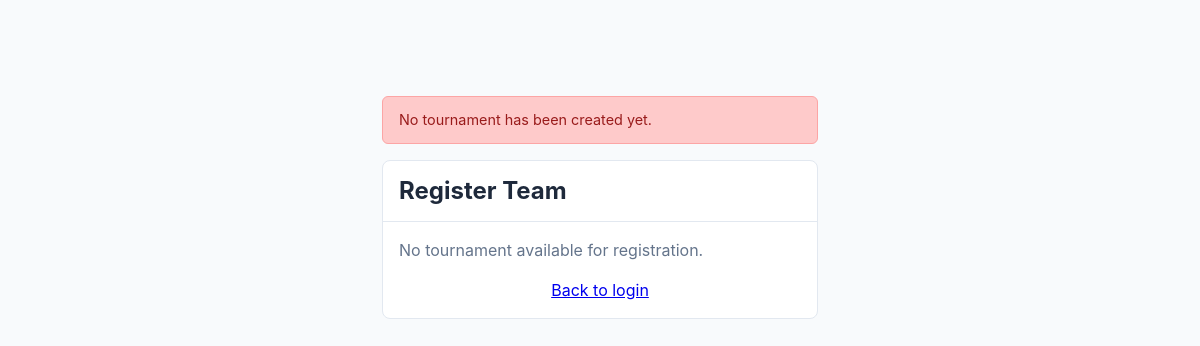
Page /register/ on the earlier database version.
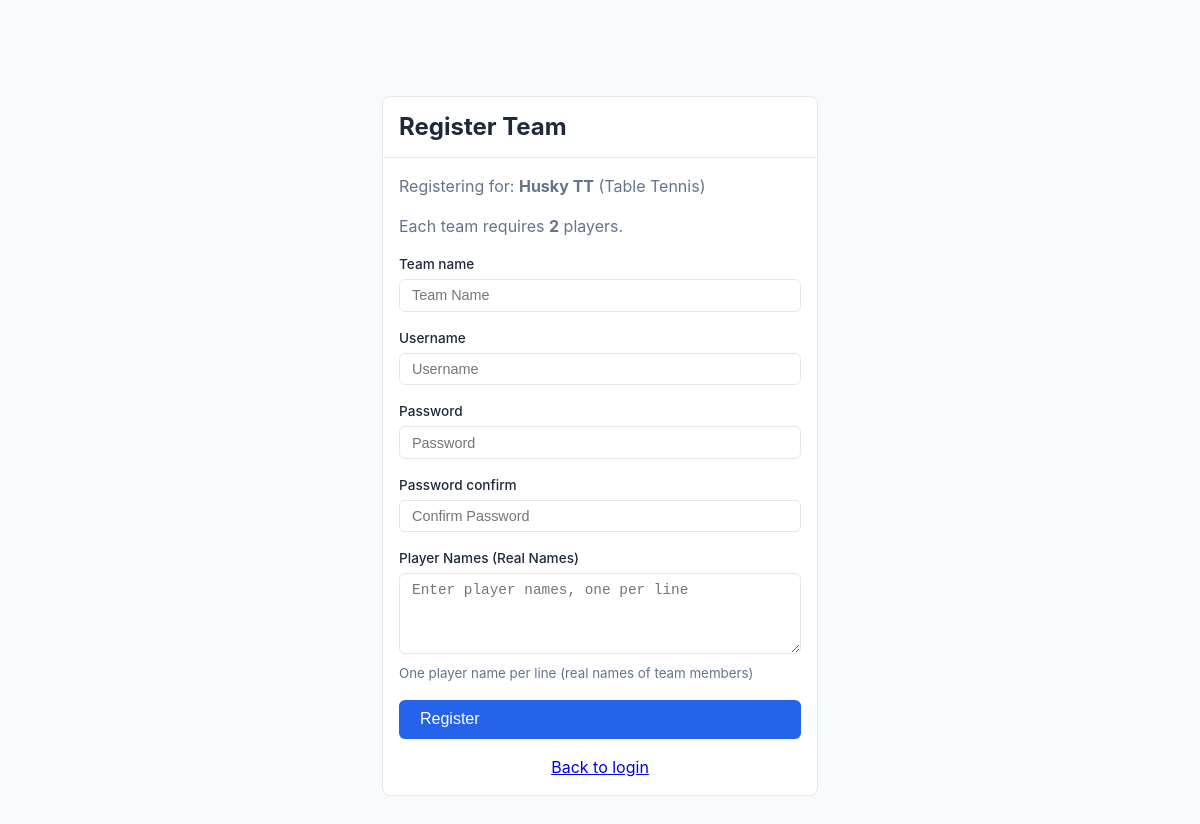
Same page on the later database version.
### core/models.py (models this page shows, shortened)
class Tournament(models.Model):
    FORMAT_CHOICES = [
        ("round_robin", "Round Robin"),
        ("double_round_robin", "Double Round Robin"),
        ("knockout", "Knockout"),
        ("double_elimination", "Double Elimination"),
        ("consolation", "Consolation"),
        ("hybrid", "Hybrid (Groups + Knockout)"),
    ]
    SPORT_CHOICES = [
        ("badminton", "Badminton"),
        ("tennis", "Tennis"),
        ("volleyball", "Volleyball"),
        ("basketball", "Basketball"),
        ("soccer", "Soccer"),
        ("cricket", "Cricket"),
        ("table_tennis", "Table Tennis"),
        ("other", "Other"),
    ]
    WITHDRAWAL_POLICY_CHOICES = [
        ("forfeit", "Forfeit remaining matches"),
        ("void", "Void remaining matches"),
    ]
    name = models.CharField(max_length=200)
    sport_type = models.CharField(
        max_length=30, choices=SPORT_CHOICES, default="other",
        help_text="Type of sport for this tournament",
    )
    format = models.CharField(max_length=30, choices=FORMAT_CHOICES)
    players_per_team = models.IntegerField(
        default=1, help_text="Number of players required per team",
    )
    status = models.CharField(
        max_length=20,
        choices=[
            ("setup", "Setup"),
            ("active", "Active"),
            ("completed", "Completed"),
        ],
        default="setup",
    )
    created_at = models.DateTimeField(auto_now_add=True)
    started_at = models.DateTimeField(null=True, blank=True)
    completed_at = models.DateTimeField(null=True, blank=True)
    points_per_win = models.IntegerField(default=3)
    points_per_loss = models.IntegerField(default=0)
    points_per_draw = models.IntegerField(default=1)
    tiebreaker_order = models.TextField(
        default='["game_diff", "games_won", "head_to_head"]'
    )
    num_groups = models.IntegerField(default=2, help_text="For hybrid format")
    teams_per_group_advance = models.IntegerField(
        default=2, help_text="Teams advancing from each group"
    )
    withdrawal_policy = models.CharField(
        max_length=20, choices=WITHDRAWAL_POLICY_CHOICES, default="forfeit"
    )
    default_match_duration = models.IntegerField(
        default=30, help_text="Minutes per match"
    )

### core/views.py (the view)
# urls.py: path("register/", views.register_view, name="register"),
def register_view(request):
    tournament = _get_tournament()
    if not tournament:
        messages.error(request, "No tournament has been created yet.")
        return render(request, "core/register.html", {"form": TeamRegistrationForm()})
    if request.method == "POST":
        form = TeamRegistrationForm(request.POST)
        if form.is_valid():
            team_name = form.cleaned_data["team_name"]
            if Team.objects.filter(tournament=tournament, name=team_name).exists():
                form.add_error("team_name", "Team name already exists in this tournament.")
                return render(request, "core/register.html", {
                    "form": form,
                    "tournament": tournament,
                    "players_per_team": tournament.players_per_team if tournament else 1,
                })
            user = User.objects.create_user(
                username=form.cleaned_data["username"],
                password=form.cleaned_data["password"],
            )
            team = Team.objects.create(
                user=user,
                tournament=tournament,
                name=team_name,
            )
            player_names_text = form.cleaned_data.get("player_names", "").strip()
            if player_names_text:
                for pname in player_names_text.split("\n"):
                    pname = pname.strip()
                    if pname:
                        Player.objects.create(team=team, name=pname)
            log_action(request, "team_registered",
                       f"Team '{form.cleaned_data['team_name']}' registered",
                       tournament=tournament)
            login(request, user)
            return redirect("dashboard")
    else:
        form = TeamRegistrationForm()
    return render(request, "core/register.html", {
        "form": form, "tournament": tournament,
        "players_per_team": tournament.players_per_team if tournament else 1,
    })

### core/forms.py (shortened to what this page needs)
class TeamRegistrationForm(forms.Form):
    team_name = forms.CharField(
        max_length=100,
        widget=forms.TextInput(attrs={"class": "form-control", "placeholder": "Team Name"})
    )
    username = forms.CharField(
        max_length=150,
        widget=forms.TextInput(attrs={"class": "form-control", "placeholder": "Username"})
    )
    password = forms.CharField(
        widget=forms.PasswordInput(attrs={"class": "form-control", "placeholder": "Password"})
    )
    password_confirm = forms.CharField(
        widget=forms.PasswordInput(attrs={"class": "form-control", "placeholder": "Confirm Password"})
    )
    player_names = forms.CharField(
        required=False,
        widget=forms.Textarea(attrs={
            "class": "form-control", "rows": 4,
            "placeholder": "Enter player names, one per line"
        }),
        help_text="One player name per line (real names of team members)"
    )

### core/views.py (called while the page is built)
def _get_tournament():
    return Tournament.objects.order_by("-created_at").first()

### templates/core/register.html (shortened to what this page needs)
{% extends "core/base.html" %}
{% block public_content %}
<div class="card">
    <div class="card-header"><h2>Register Team</h2></div>
    <div class="card-body">
        {% if tournament %}
        <p class="text-muted mb-2">Registering for: <strong>{{ tournament.name }}</strong> ({{ tournament.get_sport_type_display }})</p>
        {% if tournament.players_per_team > 1 %}
        <p class="text-muted mb-2">Each team requires <strong>{{ tournament.players_per_team }}</strong> players.</p>
        {% endif %}
        <form method="post">
            <div class="form-group">
                <label for="{{ form.team_name.id_for_label }}">{{ form.team_name.label }}</label>
                {{ form.team_name }}
            </div>
            <div class="form-group">
                <label for="{{ form.username.id_for_label }}">{{ form.username.label }}</label>
                {{ form.username }}
            </div>
            <div class="form-group">
                <label for="{{ form.password.id_for_label }}">{{ form.password.label }}</label>
                {{ form.password }}
            </div>
            <div class="form-group">
                <label for="{{ form.password_confirm.id_for_label }}">{{ form.password_confirm.label }}</label>
                {{ form.password_confirm }}
            </div>
            <div class="form-group">
                <label for="{{ form.player_names.id_for_label }}">Player Names (Real Names)</label>
                {{ form.player_names }}
                <small class="text-muted">{{ form.player_names.help_text }}</small>
            </div>
            <button type="submit" class="btn btn-primary btn-lg" style="width:100%">Register</button>
        </form>
        {% else %}
        <p class="text-muted">No tournament available for registration.</p>
        {% endif %}
        <p class="text-muted mt-2 text-center"><a href="{% url 'login' %}">Back to login</a></p>
    </div>
</div>
{% endblock %}

Differences in the rows shown:
added Tournament: name "Husky TT", sport_type "Table Tennis", players_per_team "2"
Other differences:
text no longer shown: "No tournament available for registration."
text now shown: "Registering for: ( ) Each team requires players. Team name Username Password Password confirm Player Names (Real Names) One player name per line (real names of team members) Register"
list line gone: "No tournament has been created yet."
